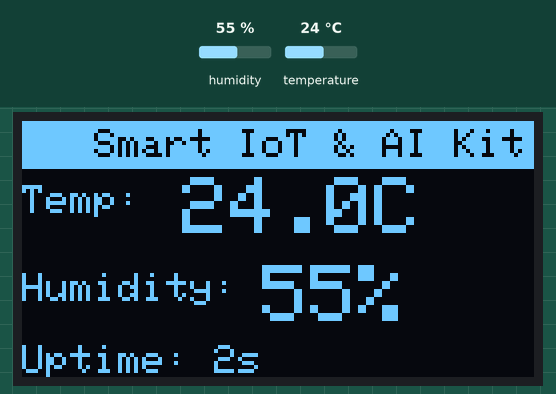
Recording of a sketch running on a simulated ESP32. Shown: 128×64 one-colour display. The inputs (shaded band) are chosen by the test bench; at power-on: humidity 55 %, temperature 24 °C. What the sketch prints to the serial monitor is not drawn.

Above: at 3.2 s.
3.3 s: humidity set to 22 %
At 4.9 s:
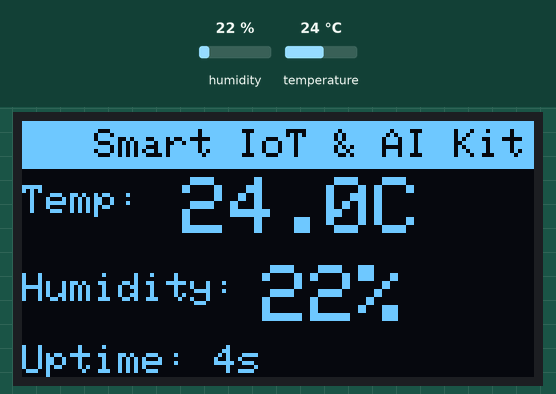
9.3 s: temperature set to 12 °C
At 11.3 s:
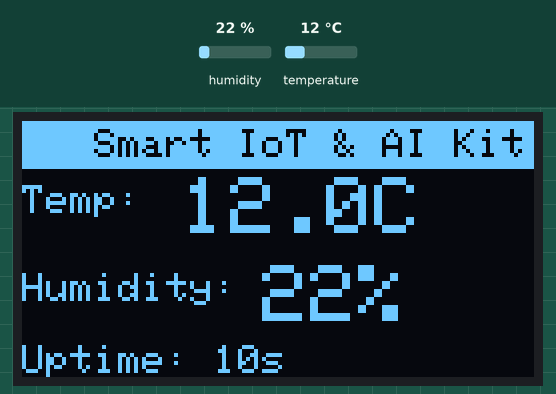
13.8 s: humidity set to 40 %
At 15.6 s:
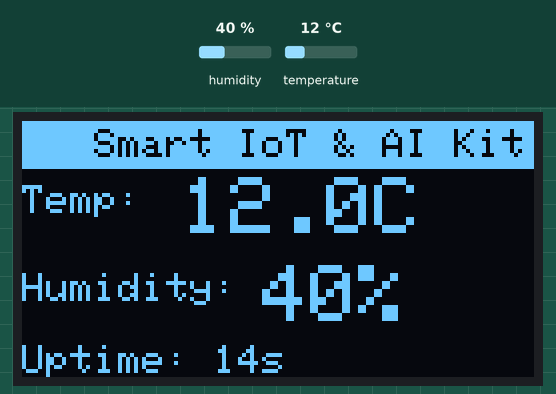
17.9 s: temperature set to 19 °C
At 19.8 s:
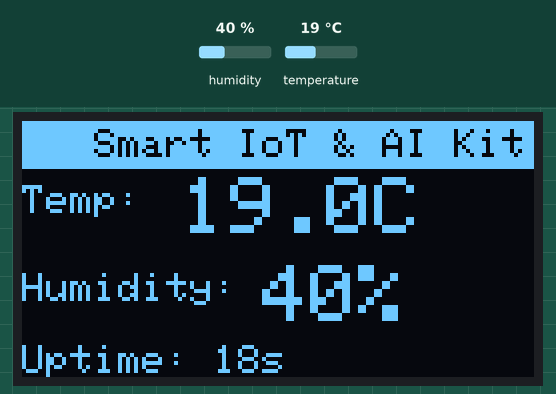
Timing chart, 0 to 21.3 s (numbered marks = the images above; inputs shaded):
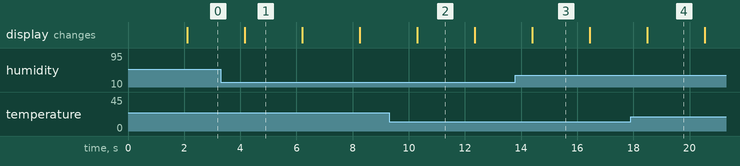

The sketch:

OLED_Display.ino
```cpp
/**
 * D1 — 128×64 OLED Display (I2C / SSD1306)
 * ==========================================
 * Board : AI Thinker ESP32-CAM
 * Libs  : Adafruit SSD1306 + Adafruit GFX Library
 *
 * Wiring (I2C):
 *   OLED VCC → 3.3V   OLED GND → GND
 *   OLED SCL → GPIO 14   OLED SDA → GPIO 15
 *   Default address: 0x3C
 *
 * This example shows a live sensor dashboard on the OLED.
 * Requires DHT11 on GPIO 13 to show real temperature data.
 */
#include <Wire.h>
#include <Adafruit_GFX.h>
#include <Adafruit_SSD1306.h>
#include <DHT.h>

#define SCREEN_W   128
#define SCREEN_H    64
#define OLED_ADDR 0x3C
#define I2C_SDA    15
#define I2C_SCL    14
#define DHTPIN     13
#define DHTTYPE    DHT11

Adafruit_SSD1306 display(SCREEN_W, SCREEN_H, &Wire, -1);
DHT dht(DHTPIN, DHTTYPE);

void drawDashboard(float tempC, float hum) {
  display.clearDisplay();

  // Header bar
  display.fillRect(0, 0, SCREEN_W, 12, WHITE);
  display.setTextColor(BLACK);
  display.setTextSize(1);
  display.setCursor(18, 2);
  display.print("Smart IoT & AI Kit");

  // Temperature
  display.setTextColor(WHITE);
  display.setTextSize(1);
  display.setCursor(0, 16);
  display.print("Temp:");
  display.setTextSize(2);
  display.setCursor(40, 14);
  display.printf("%.1fC", tempC);

  // Humidity
  display.setTextSize(1);
  display.setCursor(0, 38);
  display.print("Humidity:");
  display.setTextSize(2);
  display.setCursor(60, 36);
  display.printf("%.0f%%", hum);

  // Bottom status
  display.setTextSize(1);
  display.setCursor(0, 56);
  display.printf("Uptime: %lus", millis() / 1000);

  display.display();
}

void setup() {
  Serial.begin(115200);
  Wire.begin(I2C_SDA, I2C_SCL);
  dht.begin();

  if (!display.begin(SSD1306_SWITCHCAPVCC, OLED_ADDR)) {
    Serial.println("[ERROR] OLED not found! Check wiring.");
    while (1) delay(500);
  }

  display.clearDisplay();
  display.setTextColor(WHITE);
  display.setTextSize(1);
  display.setCursor(10, 28);
  display.print("Initialising...");
  display.display();
  delay(2000);
  Serial.println("=== OLED Display Demo ===");
}

void loop() {
  float t = dht.readTemperature();
  float h = dht.readHumidity();
  if (!isnan(t) && !isnan(h)) {
    drawDashboard(t, h);
    Serial.printf("Temp: %.1f°C  Hum: %.1f%%\n", t, h);
  } else {
    Serial.println("[WARN] DHT read failed — showing placeholder");
    drawDashboard(0, 0);
  }
  delay(2000);
}
```

Measured:
- what the display in image 1 shows lasts 2.0 s, from 4.2 s to 6.2 s
